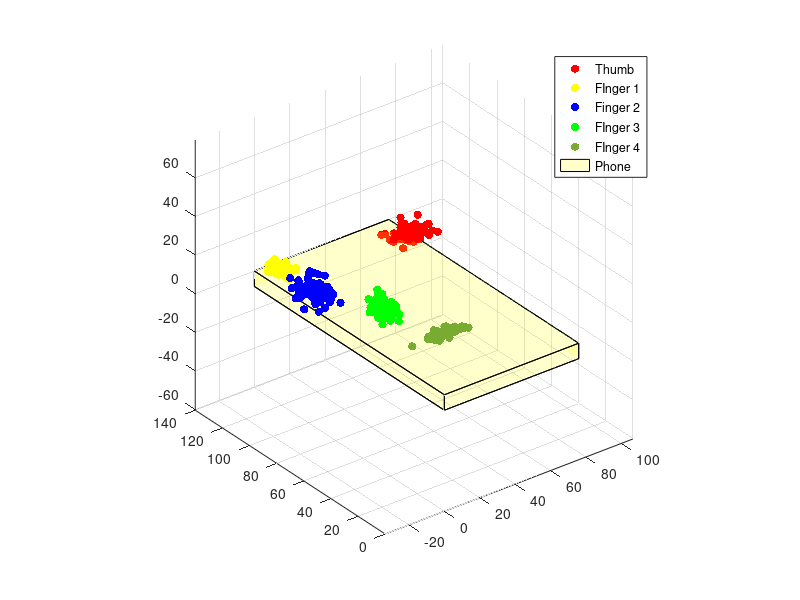

Write the MATLAB code that produced this figure.
rng(0,'twister');
%Sample Data, Randomized

% -------- GRIP 2 DATA FOR ALL 90 SUBJECTS ---------

% Finger 0 = Thumb -----------------------
% Finger 0(x)
mf0x = 76;
sf0x = 5;
f0x = sf0x.*randn(90,1) + mf0x;
statsf0x = [mean(f0x) std(f0x) var(f0x)];

% Finger 0(y)
mf0y = 125;
sf0y = 4;
f0y = sf0y.*randn(90,1) + mf0y;
statsf0y = [mean(f0y) std(f0y) var(f0y)];

% Finger 0(z)
mf0z = 0;
sf01 = 1;
f0z = sf01.*randn(90,1) + mf0z;
statsf0z = [mean(f0z) std(f0z) var(f0z)];

% Finger 1(x) - Index -----------------------
% Finger 0(x)
mf1x = 0;
sf1x = 2.5;
f1x = sf1x.*randn(90,1) + mf1x;
statsf1x = [mean(f1x) std(f1x) var(f1x)];

mf1y = 120;
sf1y = 3;
f1y = sf1y.*randn(90,1) + mf1y;
statsf1y = [mean(f1y) std(f1y) var(f1y)];

mf1z = 10;
sf1z = 1;
f1z = sf1z.*randn(90,1) + mf1z;
statsf1z = [mean(f1z) std(f1z) var(f1z)];

% Finger 2 - Middle --------------------------
% Finger 2(x)
mf2x = -5;
sf2x = 4;
f2x = sf2x.*randn(90,1) + mf2x;
statsf2x = [mean(f2x) std(f2x) var(f2x)];

mf2y = 90;
sf2y = 5;
f2y = sf2y.*randn(90,1) + mf2y;
statsf2y = [mean(f2y) std(f2y) var(f2y)];

mf2z = 15;
sf2z = 2;
f2z = sf2z.*randn(90,1) + mf2z;
statsf2z = [mean(f2z) std(f2z) var(f2z)];

% Finger 3 - Ring ----------------------------
% Finger 3(x)

mf3x = 5;
sf3x = 3;
f3x = sf3x.*randn(90,1) + mf3x;
statsf3x = [mean(f3x) std(f3x) var(f3x)];

mf3y = 50.1;
sf3y = 4;
f3y = sf3y.*randn(90,1) + mf3y;
statsf3y = [mean(f3y) std(f3y) var(f3y)];

mf3z = 20;
sf3z = 2;
f3z = sf3z.*randn(90,1) + mf3z;
statsf3z = [mean(f3z) std(f3z) var(f3z)];

% Finger 4 - Pinky ----------------------------
% Finger 4(x)

mf4x = 7.5;
sf4x = 5;
f4x = sf4x.*randn(90,1) + mf4x;
statsf4x = [mean(f4x) std(f4x) var(f4x)];

mf4y = 9.3;
sf4y = 1;
f4y = sf4y.*randn(90,1) + mf4y;
statsf4y = [mean(f4y) std(f4y) var(f4y)];

mf4z = 25;
sf4z = 1;
f4z = sf4z.*randn(90,1) + mf4z;
statsf4z = [mean(f4z) std(f4z) var(f4z)];

matrix0 = [f0x f0y f0z];

set(gca,'DataAspectRatio',[1 1 1]);

scatter3(f0x, f0y, f0z, 'r', 'filled');
hold on
axis equal;
scatter3(f1x, f1y, f1z, 'y', 'filled')
scatter3(f2x, f2y, f2z, 'b', 'filled')
scatter3(f3x, f3y, f3z, 'g', 'filled')
scatter3(f4x, f4y, f4z, 'o', 'filled')

b = [76 140 -8];

my_vertices = [0 0 0; 0 b(2) 0; b(1) b(2) 0; b(1) 0 0; 0 0 b(3); 0 b(2) b(3); b(1) b(2) b(3); b(1) 0 b(3)];
my_faces = [1 2 3 4; 2 6 7 3; 4 3 7 8; 1 5 8 4; 1 2 6 5; 5 6 7 8];
patch('Vertices', my_vertices, 'Faces', my_faces, 'FaceColor', 'y', 'FaceAlpha', .2);

legend('Thumb', 'FInger 1', 'Finger 2', 'FInger 3', 'FInger 4', 'Phone')

% x= [0 77 77 0];
% y= [0 0 140 140];
% patch(x, y, 'yellow');
%patch([[1 1]*xl(1) [1 1]*xl(2)], [yl fliplr(yl)],[1 1 1 1]*2.5, 'r', 'FaceAlpha',1);
hold off

